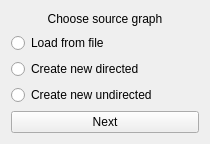
<?xml version="1.0" encoding="UTF-8"?>
<ui version="4.0">
 <class>RouteFinder</class>
 <widget class="QWidget" name="RouteFinder">
  <property name="geometry">
   <rect>
    <x>0</x>
    <y>0</y>
    <width>210</width>
    <height>144</height>
   </rect>
  </property>
  <property name="sizePolicy">
   <sizepolicy hsizetype="Fixed" vsizetype="Fixed">
    <horstretch>0</horstretch>
    <verstretch>0</verstretch>
   </sizepolicy>
  </property>
  <property name="windowTitle">
   <string>TheBestWay</string>
  </property>
  <layout class="QHBoxLayout" name="horizontalLayout">
   <item>
    <layout class="QVBoxLayout" name="verticalLayout">
     <item>
      <widget class="QLabel" name="label">
       <property name="text">
        <string>Choose source graph</string>
       </property>
       <property name="alignment">
        <set>Qt::AlignCenter</set>
       </property>
      </widget>
     </item>
     <item>
      <widget class="QRadioButton" name="LoadGraph">
       <property name="text">
        <string>Load from file</string>
       </property>
      </widget>
     </item>
     <item>
      <widget class="QRadioButton" name="NewDirRB">
       <property name="text">
        <string>Create new directed</string>
       </property>
      </widget>
     </item>
     <item>
      <widget class="QRadioButton" name="NewUndirRB">
       <property name="text">
        <string>Create new undirected</string>
       </property>
      </widget>
     </item>
     <item>
      <widget class="QPushButton" name="proceedButton">
       <property name="text">
        <string>Next</string>
       </property>
      </widget>
     </item>
    </layout>
   </item>
  </layout>
 </widget>
 <resources/>
 <connections/>
</ui>
